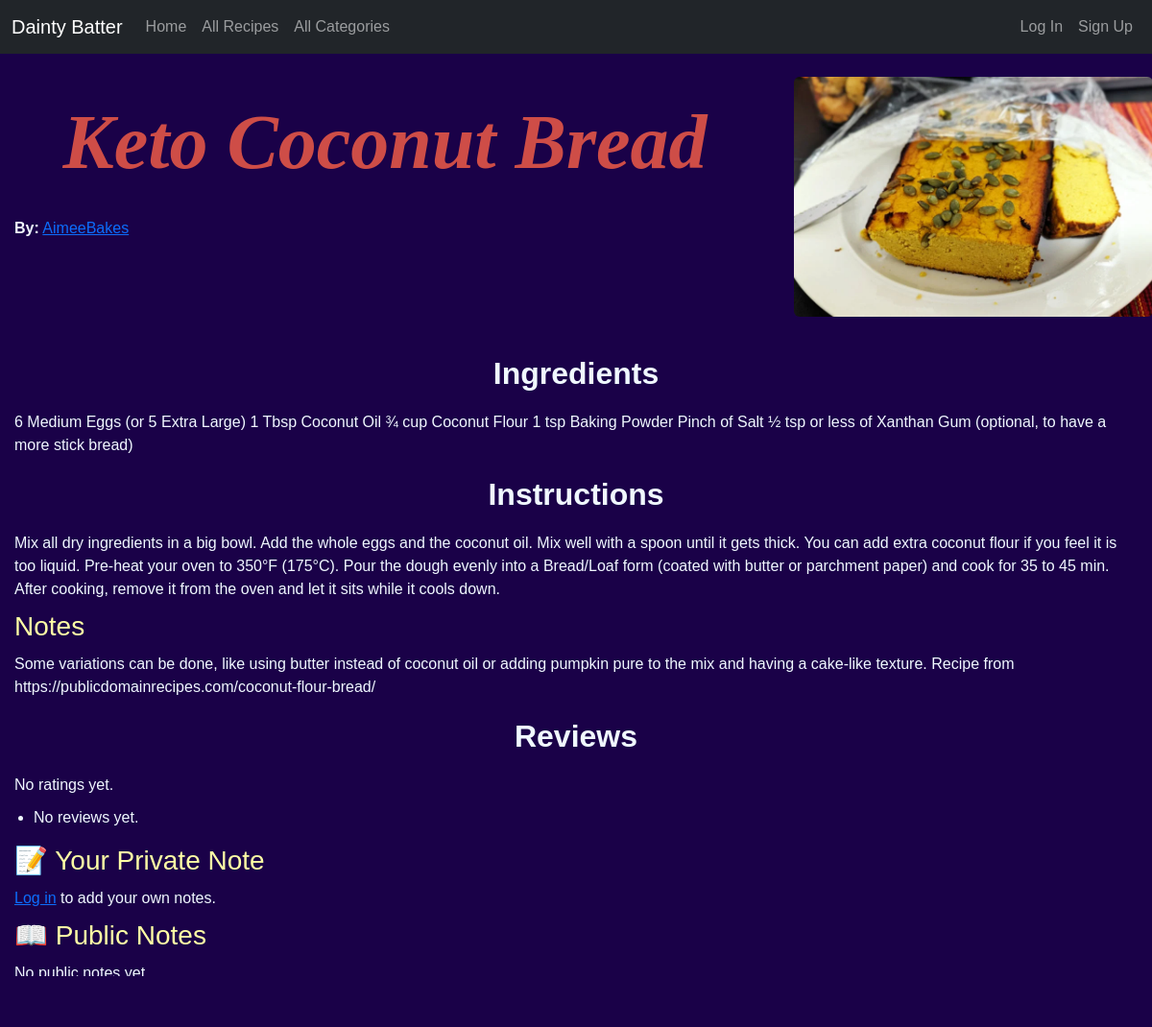
The app's page /recipes/0cc1be85-cf67-499f-8835-6cd14593b57b/ with its own data.
### catalog/models.py (models this page shows, shortened)
class Recipe(models.Model):
    recipe_id = models.UUIDField(primary_key=True, default=uuid.uuid4, editable=False)
    title = models.CharField(max_length=200)
    user = models.ForeignKey(settings.AUTH_USER_MODEL, on_delete=models.RESTRICT, null=True)
    ingredients = models.TextField(
        max_length=1000,
        help_text='Enter the ingredients in quantity + ingredient format, e.g., "4 tbsp sugar".'
    )
    instructions = models.TextField(
        'Instructions',
        blank=False,
        null=False,
        help_text='Enter the recipe instructions.'
    )
    notes = models.TextField(blank=True, null=True)
    category = models.ManyToManyField(Category, help_text='Select a category for this recipe')
    created_at = models.DateTimeField(auto_now_add=True)
    updated_at = models.DateTimeField(auto_now=True)
    photo = models.ImageField(upload_to='recipe_pics/', blank=True, null=True)
    rating = models.FloatField()
    @property
    def average_rating(self):
        reviews = self.reviews.all()
        if reviews.exists():
            return round(sum([r.rating for r in reviews]) / reviews.count(), 1)
        return None

### catalog/views.py (the view)
# urls.py: path('recipes/<uuid:pk>/', views.RecipeDetailView.as_view(), name='recipe_detail'),
class RecipeDetailView(generic.DetailView):
    model = Recipe
    template_name = 'recipes/recipe_details.html'
    context_object_name = 'recipe'
    def get_context_data(self, **kwargs):
        ctx = super().get_context_data(**kwargs)
        ctx['reviews']        = self.object.reviews.all()
        ctx['average_rating'] = self.object.average_rating
        ctx['notes']          = RecipeNote.objects.filter(recipe=self.object, is_public=True)
        user = self.request.user
        if user.is_authenticated:
            ctx['user_note'] = RecipeNote.objects.filter(
                recipe=self.object,
                user=user,
                is_public=False
            ).first()
        else:
            ctx['user_note'] = None
        return ctx

### catalog/templates/recipes/recipe_details.html (shortened to what this page needs)
{% extends "base.html" %}
{% load static %}
{% block content %}
  <div class="row mb-4 align-items-start">
    <div class="col-md-8">
      <h1>{{ recipe.title }}</h1>
      <p>
        <strong>By:</strong>
        <a href="{% url 'user_detail' recipe.user.id %}">{{ recipe.user.username }}</a>
      </p>
    </div>
    {% if recipe.photo %}
      <div class="col-md-4">
        <img
          src="{{ recipe.photo.url }}"
          alt="Photo of {{ recipe.title }}"
          class="img-fluid rounded recipe-photo"
        >
      </div>
    {% endif %}
  </div>
  <h2>Ingredients</h2>
  <p>{{ recipe.ingredients }}</p>
  <h2>Instructions</h2>
  <p>{{ recipe.instructions }}</p>
  {% if recipe.notes %}
    <h3>Notes</h3>
    <p>{{ recipe.notes }}</p>
  {% endif %}
  <h2>Reviews</h2>
  {% if recipe.average_rating %}
    <p>Average Rating: {{ recipe.average_rating|floatformat:1 }} stars</p>
  {% else %}
    <p>No ratings yet.</p>
  {% endif %}
  <ul>
    {% for review in reviews %}
      <li>
        <strong>{{ review.user.username }}</strong> rated this recipe {{ review.rating }} stars.
        {% if review.comment %}
          <p>{{ review.comment }}</p>
        {% endif %}
        <p><em>Reviewed on {{ review.created_at|date:"M d, Y" }}</em></p>
      </li>
    {% empty %}
      <li>No reviews yet.</li>
    {% endfor %}
  </ul>
  <h3>📝 Your Private Note</h3>
  {% if user_note %}
    <p>{{ user_note.note }}</p>
    <p>
      <a
        class="btn"
        href="{% url 'create_recipe_note' recipe_id=recipe.recipe_id %}"
      >
        Edit Your Private Note
      </a>
    </p>
  {% else %}
    {% if user.is_authenticated %}
      <p>
        <a
          class="btn"
          href="{% url 'create_recipe_note' recipe_id=recipe.recipe_id %}"
        >
          Add a Private Note
        </a>
      </p>
    {% else %}
      <p>
        <a href="{% url 'login' %}">Log in</a> to add your own notes.
      </p>
    {% endif %}
  {% endif %}
  <h3>📖 Public Notes</h3>
  {% for note in notes %}
    <p>
      <strong>{{ note.user.username }}</strong>: {{ note.note }}
    </p>
  {% empty %}
    <p>No public notes yet.</p>
  {% endfor %}
  <p><a href="{% url 'recipe_list' %}">Back to Recipe List</a></p>
{% endblock %}

### catalog/static/style.css (style rules this page uses)
body { background-color: #1A0148; color: aliceblue; text-align: inherit; font-family: "Montserrat", sans-serif; margin: 0; padding: 0; }
h1 { color: #CE4D47; text-align: center; font-family: "Brush Script MT", cursive; font-size: 5em; font-weight: 550; font-style: italic; margin: 0; padding: 20px 0; }
h2 { color: aliceblue; text-align: center; font-family: "Montserrat", sans-serif; font-weight: 600; margin: 20px 0; }
h3 { color: #FFFFA5; text-align: justify; font-family: "Source Sans 3", sans-serif; font-weight: 400; margin: 10px 0; }
p { color: aliceblue; font-family: "Montserrat", sans-serif; margin: 10px 0; }
ul { color: aliceblue; font-family: "Montserrat", sans-serif; padding-left: 20px; }
.recipe-photo { max-height: 300px; object-fit: cover; width: 100%; margin-bottom: 1rem; }
@media (min-width: 768px) { .recipe-photo { margin-left: 1rem; } }

### records on screen
Recipe: title "Keto Coconut Bread", user.username "AimeeBakes", photo (picture), ingredients "6 Medium Eggs (or 5 Extra Large) 1 Tbsp Coconut Oil ¾ cup Coconut Flour 1 tsp Baking Powder Pinch of Salt ½ tsp or less of Xanthan Gum (optional, to have a more stick bread)", instructions "Mix all dry ingredients in a big bowl. Add the whole eggs and the coconut oil. Mix well with a spoon until it gets thick. You can add extra coconut flour if you feel it is too liquid. Pre-heat your oven to 350°F (175°C). Pour the dough evenly into a Bread/Loaf form (coated with butter or parchment paper) and cook for 35 to 45 min. After cooking, remove it from the oven and let it sits while it cools down.", notes "Some variations can be done, like using butter instead of coconut oil or adding pumpkin pure to the mix and having a cake-like texture. Recipe from https://publicdomainrecipes.com/coconut-flour-bread/"
